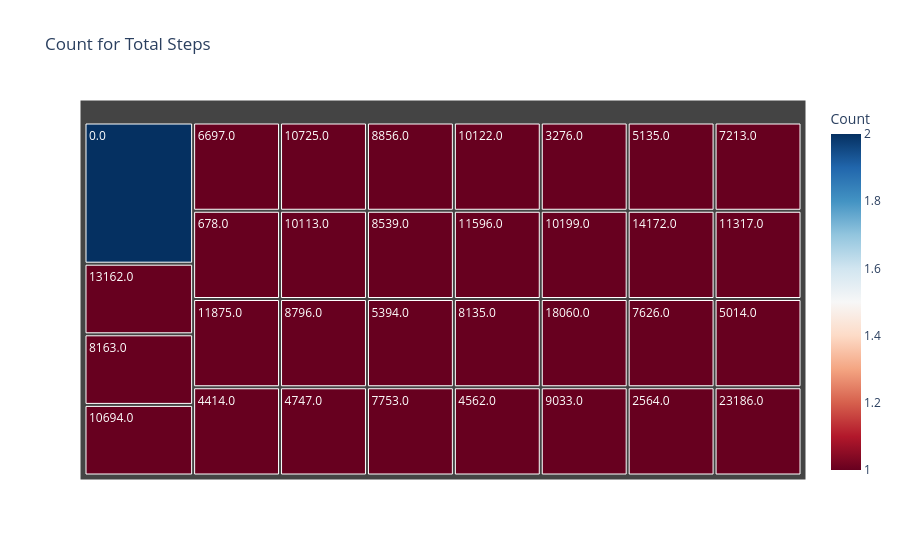

This figure's notebook cell:
### Markdown cell above
#### Chart - 3

### Code cell
# Chart - 3 visualization code
plt.style.use('dark_background')

md.columns = md.columns.str.strip()

# Count occurrences of each start station
step_count = md["TotalSteps"].value_counts().reset_index()
step_count.columns = ["TotalSteps", "Count"]

# Create the treemap
fig = px.treemap(step_count, 
                 path=['TotalSteps'], 
                 values='Count', 
                 title="Count for Total Steps",
                 color='Count', 
                 color_continuous_scale="RdBu")

# Show the plot
fig.show()

### Figure 1 — Plotly figure (JSON) as saved in the notebook; plotly's stock layout.template omitted (floating-point values rounded to 4 significant figures)
{"data": [{"branchvalues": "total", "customdata": [[2.0], [1.0], [1.0], [1.0], [1.0], [1.0], [1.0], [1.0], [1.0], [1.0], [1.0], [1.0], [1.0], [1.0], [1.0], [1.0], [1.0], [1.0], [1.0], [1.0], [1.0], [1.0], [1.0], [1.0], [1.0], [1.0], [1.0], [1.0], [1.0], [1.0], [1.0], [1.0]], "domain": {"x": [0, 1], "y": [0, 1]}, "hovertemplate": "labels=%{label}<br>Count_sum=%{value}<br>parent=%{parent}<br>id=%{id}<br>Count=%{color}<extra></extra>", "ids": ["0.0", "13162.0", "8163.0", "10694.0", "6697.0", "678.0", "11875.0", "4414.0", "10725.0", "10113.0", "8796.0", "4747.0", "8856.0", "8539.0", "5394.0", "7753.0", "10122.0", "3276.0", "5135.0", "7213.0", "11596.0", "8135.0", "4562.0", "10199.0", "14172.0", "11317.0", "18060.0", "9033.0", "7626.0", "5014.0", "2564.0", "23186.0"], "labels": ["0.0", "13162.0", "8163.0", "10694.0", "6697.0", "678.0", "11875.0", "4414.0", "10725.0", "10113.0", "8796.0", "4747.0", "8856.0", "8539.0", "5394.0", "7753.0", "10122.0", "3276.0", "5135.0", "7213.0", "11596.0", "8135.0", "4562.0", "10199.0", "14172.0", "11317.0", "18060.0", "9033.0", "7626.0", "5014.0", "2564.0", "23186.0"], "marker": {"coloraxis": "coloraxis", "colors": [2.0, 1.0, 1.0, 1.0, 1.0, 1.0, 1.0, 1.0, 1.0, 1.0, 1.0, 1.0, 1.0, 1.0, 1.0, 1.0, 1.0, 1.0, 1.0, 1.0, 1.0, 1.0, 1.0, 1.0, 1.0, 1.0, 1.0, 1.0, 1.0, 1.0, 1.0, 1.0]}, "name": "", "parents": ["", "", "", "", "", "", "", "", "", "", "", "", "", "", "", "", "", "", "", "", "", "", "", "", "", "", "", "", "", "", "", ""], "type": "treemap", "values": [2.0, 1.0, 1.0, 1.0, 1.0, 1.0, 1.0, 1.0, 1.0, 1.0, 1.0, 1.0, 1.0, 1.0, 1.0, 1.0, 1.0, 1.0, 1.0, 1.0, 1.0, 1.0, 1.0, 1.0, 1.0, 1.0, 1.0, 1.0, 1.0, 1.0, 1.0, 1.0]}], "layout": {"coloraxis": {"autocolorscale": false, "colorbar": {"title": {"text": "Count"}}, "colorscale": [[0, "rgb(103,0,31)"], [0.1, "rgb(178,24,43)"], [0.2, "rgb(214,96,77)"], [0.3, "rgb(244,165,130)"], [0.4, "rgb(253,219,199)"], [0.5, "rgb(247,247,247)"], [0.6, "rgb(209,229,240)"], [0.7, "rgb(146,197,222)"], [0.8, "rgb(67,147,195)"], [0.9, "rgb(33,102,172)"], [1, "rgb(5,48,97)"]]}, "legend": {"tracegroupgap": 0}, "title": {"text": "Count for Total Steps"}}}
